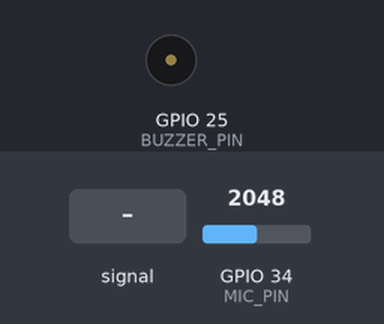
The sketch below on a simulated ESP32. Parts: buzzer (waves = sounding, pin HIGH). The inputs (shaded band) are chosen by the test bench; at power-on: GPIO 34 (MIC_PIN) = 2048. WiFi joins after 1.5 s; servers stay silent unless stated; the local clock reads 2024-03-15 10:24:30 at power-on unless the sketch sets it; what the sketch prints to the serial monitor is not drawn.

Above: at 4.7 s.
4.8 s: GPIO 34 (MIC_PIN) fed a 200 Hz sine of ±327 counts around its level
At 5.9 s:
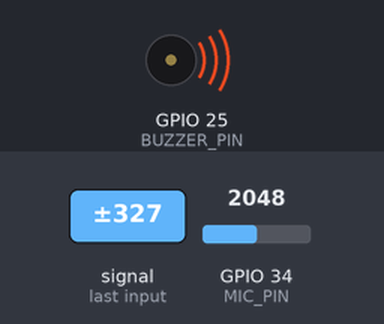
7.8 s: GPIO 34 (MIC_PIN) set to 1460
At 8.7 s:
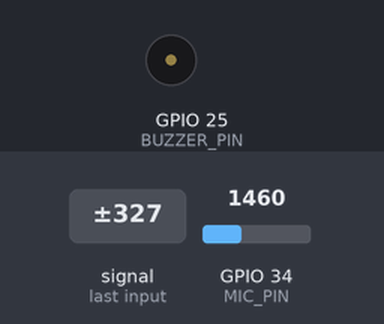
Timing chart, 0 to 10.8 s (numbered marks = the images above; inputs shaded):
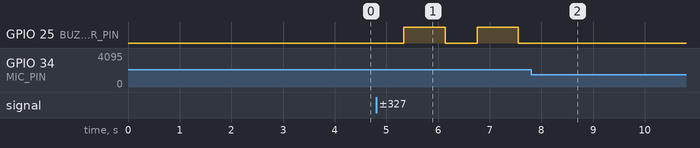

Measured:
- after the input at 4.8 s, GPIO 25 (BUZZER_PIN): alternates HIGH for 0.80 s and LOW for 0.61 s, starting after 0.54 s
- after the input at 7.8 s, GPIO 25 (BUZZER_PIN): stops changing and stays LOW

The sketch:

Alarme_de_Ras_Touro.ino
```cpp
#include <Arduino.h>
#include <arduinoFFT.h>
#include <WiFi.h>
#include "time.h"

// ===== CONFIG Wi-Fi (opcional p/ NTP) =====
const char* ssid = "TBRCorvinal";
const char* password = "lunalovegood";
const char* ntpServer = "pool.ntp.org";
const long gmtOffset_sec = -3 * 3600;  // Brasil (UTC-3)
const int daylightOffset_sec = 0;

// ===== CONFIG SOM / FFT =====
#define SAMPLES 256
#define SAMPLING_FREQUENCY 4000
#define MIC_PIN 34
#define BUZZER_PIN 25
#define CONSECUTIVE_NEEDED 2

double vReal[SAMPLES];
double vImag[SAMPLES];

ArduinoFFT<double> FFT = ArduinoFFT<double>(vReal, vImag, SAMPLES, (double)SAMPLING_FREQUENCY);

// ===== SUB-FAIXAS DO COAXAR (tons diferentes) =====
struct Band { double low; double high; };
Band bullfrogBands[] = {
  {200.0, 250.0},
  {250.0, 300.0},
  {300.0, 350.0},
  {350.0, 400.0},
  {400.0, 470.0},
  {470.0, 520.0},
  {520.0, 580.0},
};

// Limiar iguais ao seu código-base
double magnitudeThreshold    = 100.0;
double bandEnergyThreshold   = 200.0;
double totalEnergyThreshold  = 1500.0;

int consecutiveHits = 0;
unsigned long windowsAnalyzed = 0;
unsigned long startMillis;
bool timeSynced = false;

// ===== FILTRO PASSA-BAIXA SIMPLES =====
void lowPassFilter(double* data, int size, int window) {
  double temp[SAMPLES];
  for (int i = 0; i < size; i++) {
    double sum = 0;
    int count = 0;
    for (int j = i - window; j <= i + window; j++) {
      if (j >= 0 && j < size) { sum += data[j]; count++; }
    }
    temp[i] = sum / count;
  }
  for (int i = 0; i < size; i++) data[i] = temp[i];
}

// ===== HORA =====
void printTimestamp() {
  if (timeSynced) {
    struct tm timeinfo;
    if (getLocalTime(&timeinfo)) {
      Serial.printf("%02d/%02d/%04d %02d:%02d:%02d",
                    timeinfo.tm_mday, timeinfo.tm_mon + 1, timeinfo.tm_year + 1900,
                    timeinfo.tm_hour, timeinfo.tm_min, timeinfo.tm_sec);
    } else {
      Serial.print("Erro ao ler hora");
    }
  } else {
    unsigned long elapsedSec = (millis() - startMillis) / 1000;
    unsigned int hours = elapsedSec / 3600;
    unsigned int minutes = (elapsedSec % 3600) / 60;
    unsigned int seconds = elapsedSec % 60;
    Serial.printf("%02u:%02u:%02u desde o início", hours, minutes, seconds);
  }
}

void connectWiFiAndTime() {
  Serial.printf("Conectando ao Wi-Fi %s...\n", ssid);
  WiFi.begin(ssid, password);

  unsigned long attemptStart = millis();
  while (WiFi.status() != WL_CONNECTED && millis() - attemptStart < 8000) {
    delay(500); Serial.print(".");
  }
  Serial.println();

  if (WiFi.status() == WL_CONNECTED) {
    Serial.println("Wi-Fi conectado, sincronizando hora...");
    configTime(gmtOffset_sec, daylightOffset_sec, ntpServer);
    delay(2000);
    struct tm timeinfo;
    if (getLocalTime(&timeinfo)) {
      timeSynced = true;
      Serial.println("Hora sincronizada com sucesso!");
    } else {
      Serial.println("Falha ao sincronizar hora via NTP.");
    }
  } else {
    Serial.println("Não foi possível conectar ao Wi-Fi, usando relógio interno.");
  }
}

// ===== SETUP =====
void setup() {
  Serial.begin(115200);
  pinMode(BUZZER_PIN, OUTPUT);
  digitalWrite(BUZZER_PIN, LOW);

  startMillis = millis();
  connectWiFiAndTime();

  Serial.println("=== Iniciando captura de som (rã-touro, multibanda) ===");
}

// ===== LOOP =====
void loop() {
  // Captura amostras
  double sum = 0, sumSq = 0;
  for (int i = 0; i < SAMPLES; i++) {
    int raw = analogRead(MIC_PIN);
    vReal[i] = (double)raw;
    vImag[i] = 0.0;
    sum += raw;
    sumSq += raw * raw;
    delayMicroseconds(1000000 / SAMPLING_FREQUENCY);
  }

  // Estatísticas e remoção do DC (MAX9814 tem bias ~Vcc/2)
  double mean = sum / SAMPLES;
  double variance = (sumSq / SAMPLES) - (mean * mean);
  double stddev = sqrt(variance);

  for (int i = 0; i < SAMPLES; i++) vReal[i] -= mean;

  if (stddev < 2) {  // silêncio/baixo sinal
    Serial.println("⚠ Silêncio detectado (pouca variação).");
    delay(300);
    return;
  }

  // FFT
  lowPassFilter(vReal, SAMPLES, 2);
  FFT.windowing(FFT_WIN_TYP_HAMMING, FFT_FORWARD);
  FFT.compute(FFT_FORWARD);
  FFT.complexToMagnitude();

  // Pico global
  double maxMag = 0.0;
  int indexOfMax = 0;
  for (int i = 1; i < SAMPLES / 2; i++) {
    if (vReal[i] > maxMag) { maxMag = vReal[i]; indexOfMax = i; }
  }
  double freqOfMax = (indexOfMax * SAMPLING_FREQUENCY) / (double)SAMPLES;

  // Energia total (para evitar falsos positivos em silêncio)
  double totalEnergy = 0.0;
  for (int b = 1; b < SAMPLES / 2; b++) totalEnergy += vReal[b];

  // Energia nas sub-faixas (e teste de “pico dentro de alguma faixa”)
  bool inAnyBand = false;
  double unionBandEnergy = 0.0;
  double bestBandEnergy = 0.0;
  int bestBandIdx = -1;

  for (int k = 0; k < (int)(sizeof(bullfrogBands)/sizeof(bullfrogBands[0])); k++) {
    double low = bullfrogBands[k].low;
    double high = bullfrogBands[k].high;
    int binLow  = max(1, (int)floor((low  * SAMPLES) / (double)SAMPLING_FREQUENCY));
    int binHigh = min(SAMPLES/2 - 1, (int)ceil ((high * SAMPLES) / (double)SAMPLING_FREQUENCY));

    double e = 0.0;
    for (int b = binLow; b <= binHigh; b++) e += vReal[b];

    unionBandEnergy += e;
    if (e > bestBandEnergy) { bestBandEnergy = e; bestBandIdx = k; }

    if (freqOfMax >= low && freqOfMax <= high) inAnyBand = true;
  }

  windowsAnalyzed++;

  // Regras (iguais ao seu fluxo)
  bool ruleA = (inAnyBand) && (maxMag >= magnitudeThreshold);
  bool ruleB = (unionBandEnergy >= bandEnergyThreshold);
  bool energyOk = (totalEnergy >= totalEnergyThreshold);

  if (ruleA && ruleB && energyOk) consecutiveHits++;
  else                            consecutiveHits = 0;

  // Log
  Serial.print("Captura N°: "); Serial.print(windowsAnalyzed);
  Serial.print(" | FreqMax: "); Serial.print(freqOfMax, 1); Serial.print("Hz");
  Serial.print(" | Detecções do coaxar da rã-touro: "); Serial.println(consecutiveHits);

  // Alerta
  if (consecutiveHits >= CONSECUTIVE_NEEDED) {
    Serial.print("=== ALERTA: Coaxar de RÃ-TOURO detectado ===  |  ");
    printTimestamp();
    Serial.println();
    digitalWrite(BUZZER_PIN, HIGH);
    delay(800);
    digitalWrite(BUZZER_PIN, LOW);
    consecutiveHits = 0;
    delay(300);
  }

  delay(50);
}
```
